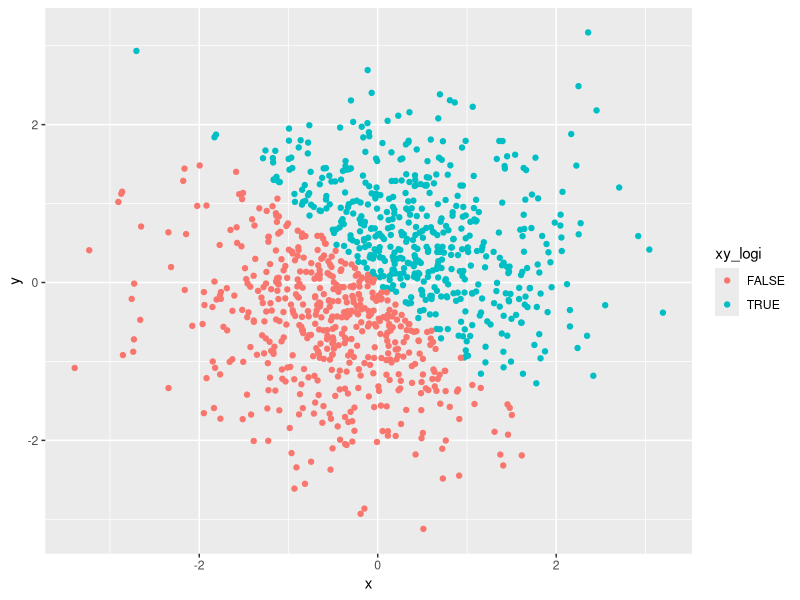
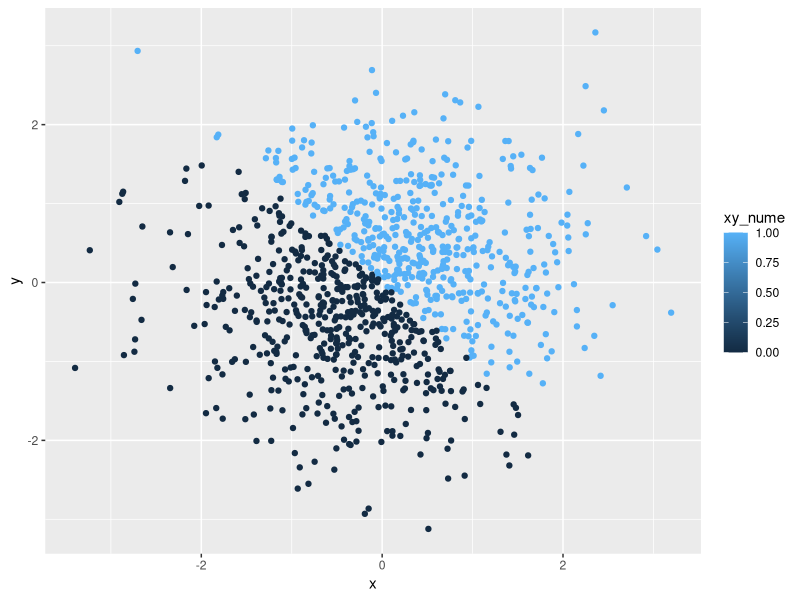
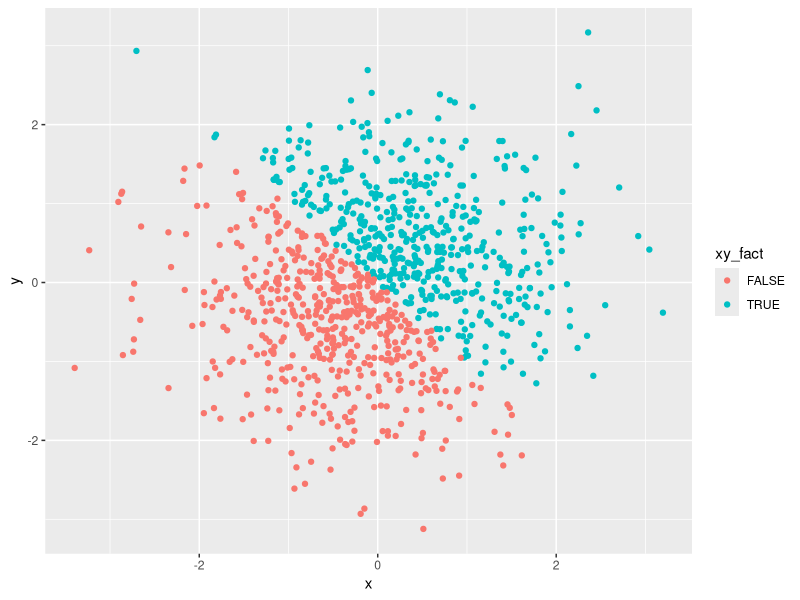
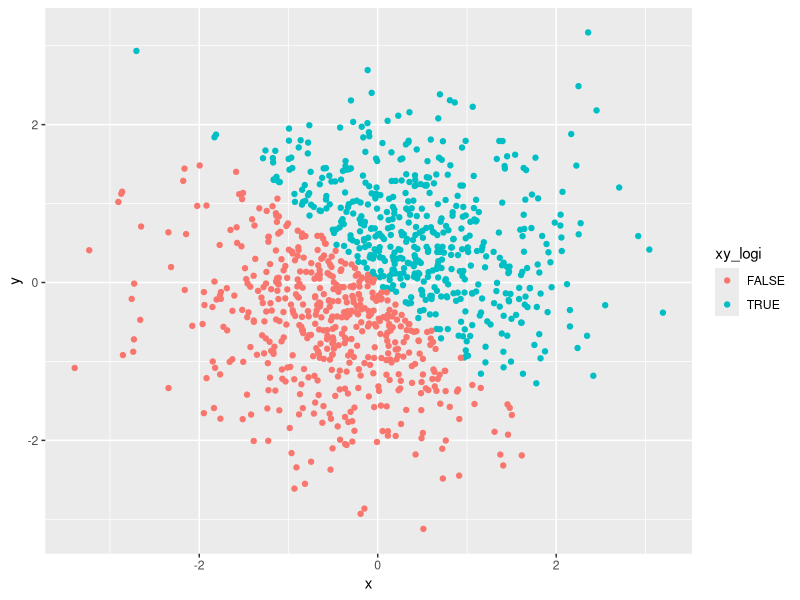
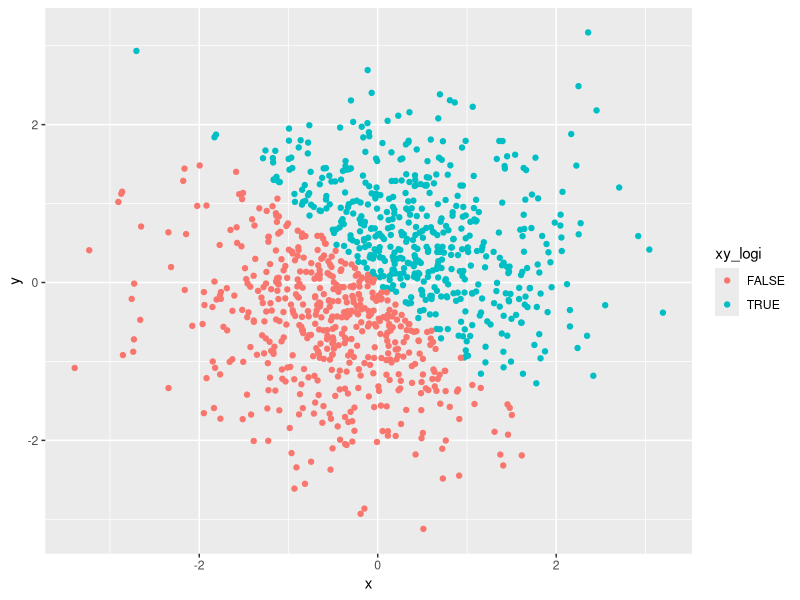

Generate these figures, in order, with R:
## ---- chunk 1
library(tidyverse)
hw1_df1 = tibble(
  vec_samp = runif(10, min=0, max=5),
  vec_logi = vec_samp > 2,
  vec_char = head(month.abb, 10),
  vec_fact = factor(c("cold", "cold", "cool", "warm", "warm", "hot", "hot", "hot", "cool", "cool"))
)
hw1_df1
## ---- chunk 2
mean_vec = c(mean(hw1_df1$vec_samp), mean(hw1_df1$vec_logi), mean(hw1_df1$vec_char), mean(hw1_df1$vec_fact))
mean_vec
## ---- chunk 3
as.numeric(hw1_df1$vec_logi)
as.numeric(hw1_df1$vec_char)
as.numeric(hw1_df1$vec_fact)
## ---- chunk 4
as.factor(hw1_df1$vec_char)
as.numeric(hw1_df1$vec_char)
## ---- chunk 5
as.character(hw1_df1$vec_fact)
as.numeric(hw1_df1$vec_fact)
## ---- chunk 6
set.seed(1234)
hw1_df2 = tibble(
  x = rnorm(1000),
  y = rnorm(1000),
  xy_logi = x + y > 0,
  xy_nume = as.numeric(xy_logi),
  xy_fact = as.factor(xy_logi)
)
hw1_df2
## ---- chunk 7
ggplot(hw1_df2, aes(x, y, color = xy_logi)) + geom_point() 
ggplot(hw1_df2, aes(x, y, color = xy_nume)) + geom_point() 
ggplot(hw1_df2, aes(x, y, color = xy_fact)) + geom_point()
## ---- chunk 8
ggplot(hw1_df2, aes(x, y, color = xy_logi)) + geom_point() 
ggsave("hw1_df2_plot_1.pdf", path = "./plot")
